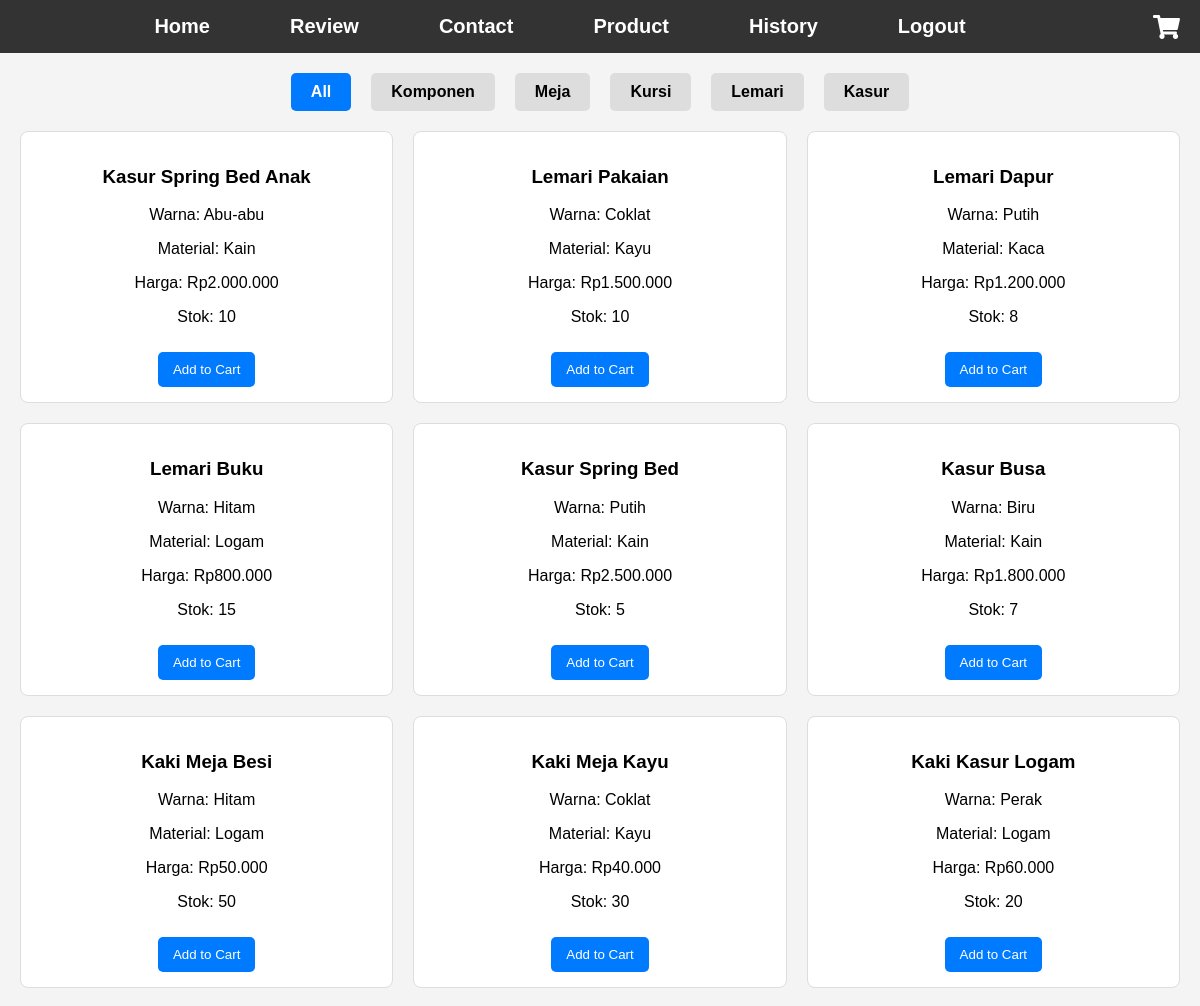
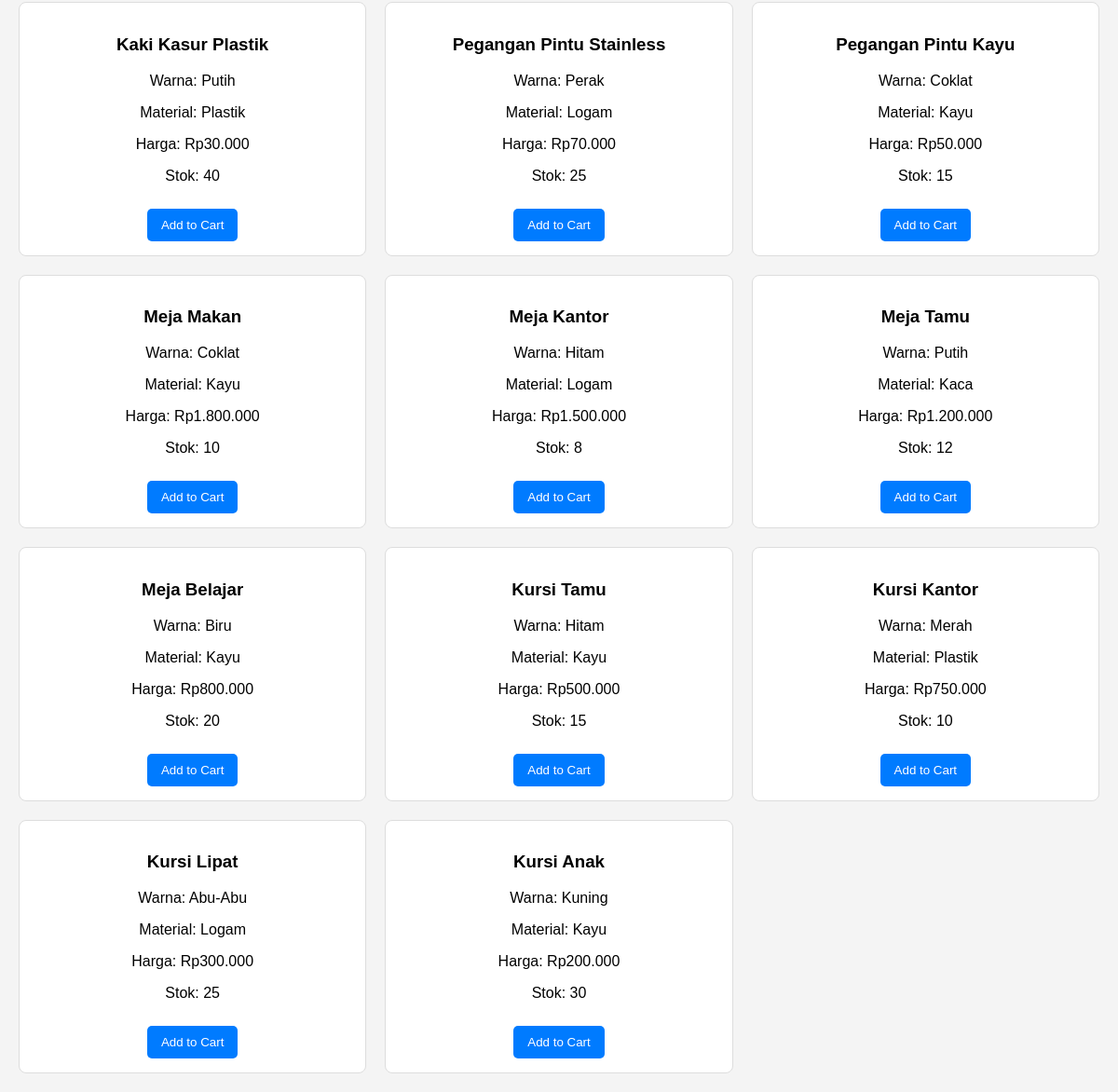
/patient/product.php (signed in), run on the app's committed database (2 pictures, top to bottom).
### tables this page shows
CREATE TABLE `produk` (
  `Id_Produk` int(11) NOT NULL,
  `Nama_Produk` varchar(255) NOT NULL,
  `Warna_Produk` varchar(50) NOT NULL,
  `Harga_Produk` decimal(10,2) NOT NULL,
  `Material_Produk` varchar(255) NOT NULL,
  `Stok_Produk` int(11) NOT NULL
);

### patient/product.php (the view, shortened to what this page needs)
<?php
require_once('../config/db_connection.php');
$query_products = "SELECT * FROM produk";
$result = $conn->query($query_products);
$products = $result->fetch_all(MYSQLI_ASSOC);
function getCategory($productName) {
    $word = strtolower(explode(' ', $productName)[0]);
    switch ($word) {
        case 'lemari':
            return 'lemari';
        case 'kasur':
            return 'kasur';
        case 'meja':
            return 'meja';
        case 'kursi':
            return 'kursi';
        default:
            return 'komponen';
    }
}
?>
<!DOCTYPE html>
<html lang="id">
<head>
    <link href="https://cdnjs.cloudflare.com/ajax/libs/font-awesome/5.15.4/css/all.min.css" rel="stylesheet">
</head>
<body>
<nav>
    <ul>
        <li><a href="pelanggan_dashboard.php">Home</a></li>
        <li><a href="review.php">Review</a></li>
        <li><a href="contact.php">Contact</a></li>
        <li><a href="product.php">Product</a></li>
        <li><a href="history.php">History</a></li>
        <li><a href="logout.php">Logout</a></li>
        <li><a href="cart.php"><i class="fas fa-shopping-cart cart-icon"></i></a></li>
    </ul>
</nav>
<section class="product-section">
    <div class="tabs">
        <div class="tab active" id="tab-all" onclick="filterProducts('all')">All</div>
        <div class="tab" id="tab-komponen" onclick="filterProducts('komponen')">Komponen</div>
        <div class="tab" id="tab-meja" onclick="filterProducts('meja')">Meja</div>
        <div class="tab" id="tab-kursi" onclick="filterProducts('kursi')">Kursi</div>
        <div class="tab" id="tab-lemari" onclick="filterProducts('lemari')">Lemari</div>
        <div class="tab" id="tab-kasur" onclick="filterProducts('kasur')">Kasur</div>
    </div>
    <div class="product-list">
        <?php foreach ($products as $product): ?>
            <div class="product-item" data-category="<?php echo htmlspecialchars(getCategory($product['Nama_Produk'])); ?>">
                <h3><?php echo htmlspecialchars($product['Nama_Produk']); ?></h3>
                <p>Warna: <?php echo htmlspecialchars($product['Warna_Produk']); ?></p>
                <p>Material: <?php echo htmlspecialchars($product['Material_Produk']); ?></p>
                <p>Harga: Rp<?php echo number_format($product['Harga_Produk'], 0, ',', '.'); ?></p>
                <p>Stok: <?php echo htmlspecialchars($product['Stok_Produk']); ?></p>
                <form method="POST" action="">
                    <button type="submit" name="add_to_cart" class="add-to-cart-btn">Add to Cart</button>
                </form>
            </div>
        <?php endforeach; ?>
    </div>
</section>
</body>
</html>

### patient/product.php (style rules this page uses)
body { font-family: Arial, sans-serif; margin: 0; padding: 0; background-color: #f4f4f4; }
nav { background-color: #333; padding: 15px 0; display: flex; justify-content: center; align-items: center; width: 100%; }
nav ul { list-style: none; display: flex; justify-content: center; padding: 0; margin: 0; }
nav ul li { margin: 0 20px; }
nav a { color: white; text-decoration: none; font-size: 20px; font-weight: bold; padding: 10px 20px; }
.cart-icon { position: absolute; right: 20px; font-size: 24px; color: white; }
.product-section { padding: 20px; }
.tabs { display: flex; justify-content: center; margin-bottom: 20px; }
.tab { margin: 0 10px; padding: 10px 20px; background-color: #ddd; border-radius: 5px; cursor: pointer; font-weight: bold; }
.tab.active { background-color: #007bff; color: white; }
.product-list { display: grid; grid-template-columns: repeat(3, 1fr); gap: 20px; }
.product-item { background-color: white; border: 1px solid #ddd; border-radius: 8px; padding: 15px; text-align: center; }
.add-to-cart-btn { margin-top: 10px; padding: 10px 15px; background-color: #007bff; color: white; border: none; border-radius: 5px; cursor: pointer; }

### data on the page
produk: Nama_Produk "Kasur Spring Bed Anak", Warna_Produk "Abu-abu", Material_Produk "Kain", Harga_Produk "2.000.000", Stok_Produk "10"
produk: Nama_Produk "Lemari Pakaian", Warna_Produk "Coklat", Material_Produk "Kayu", Harga_Produk "1.500.000", Stok_Produk "10"
produk: Nama_Produk "Lemari Dapur", Warna_Produk "Putih", Material_Produk "Kaca", Harga_Produk "1.200.000", Stok_Produk "8"
produk: Nama_Produk "Lemari Buku", Warna_Produk "Hitam", Material_Produk "Logam", Harga_Produk "800.000", Stok_Produk "15"
produk: Nama_Produk "Kasur Spring Bed", Warna_Produk "Putih", Material_Produk "Kain", Harga_Produk "2.500.000", Stok_Produk "5"
produk: Nama_Produk "Kasur Busa", Warna_Produk "Biru", Material_Produk "Kain", Harga_Produk "1.800.000", Stok_Produk "7"
produk: Nama_Produk "Kaki Meja Besi", Warna_Produk "Hitam", Material_Produk "Logam", Harga_Produk "50.000", Stok_Produk "50"
produk: Nama_Produk "Kaki Meja Kayu", Warna_Produk "Coklat", Material_Produk "Kayu", Harga_Produk "40.000", Stok_Produk "30"
produk: Nama_Produk "Kaki Kasur Logam", Warna_Produk "Perak", Material_Produk "Logam", Harga_Produk "60.000", Stok_Produk "20"
produk: Nama_Produk "Kaki Kasur Plastik", Warna_Produk "Putih", Material_Produk "Plastik", Harga_Produk "30.000", Stok_Produk "40"
produk: Nama_Produk "Pegangan Pintu Stainless", Warna_Produk "Perak", Material_Produk "Logam", Harga_Produk "70.000", Stok_Produk "25"
produk: Nama_Produk "Pegangan Pintu Kayu", Warna_Produk "Coklat", Material_Produk "Kayu", Harga_Produk "50.000", Stok_Produk "15"
produk: Nama_Produk "Meja Makan", Warna_Produk "Coklat", Material_Produk "Kayu", Harga_Produk "1.800.000", Stok_Produk "10"
produk: Nama_Produk "Meja Kantor", Warna_Produk "Hitam", Material_Produk "Logam", Harga_Produk "1.500.000", Stok_Produk "8"
produk: Nama_Produk "Meja Tamu", Warna_Produk "Putih", Material_Produk "Kaca", Harga_Produk "1.200.000", Stok_Produk "12"
produk: Nama_Produk "Meja Belajar", Warna_Produk "Biru", Material_Produk "Kayu", Harga_Produk "800.000", Stok_Produk "20"
produk: Nama_Produk "Kursi Tamu", Warna_Produk "Hitam", Material_Produk "Kayu", Harga_Produk "500.000", Stok_Produk "15"
produk: Nama_Produk "Kursi Kantor", Warna_Produk "Merah", Material_Produk "Plastik", Harga_Produk "750.000", Stok_Produk "10"
produk: Nama_Produk "Kursi Lipat", Warna_Produk "Abu-Abu", Material_Produk "Logam", Harga_Produk "300.000", Stok_Produk "25"
produk: Nama_Produk "Kursi Anak", Warna_Produk "Kuning", Material_Produk "Kayu", Harga_Produk "200.000", Stok_Produk "30"
